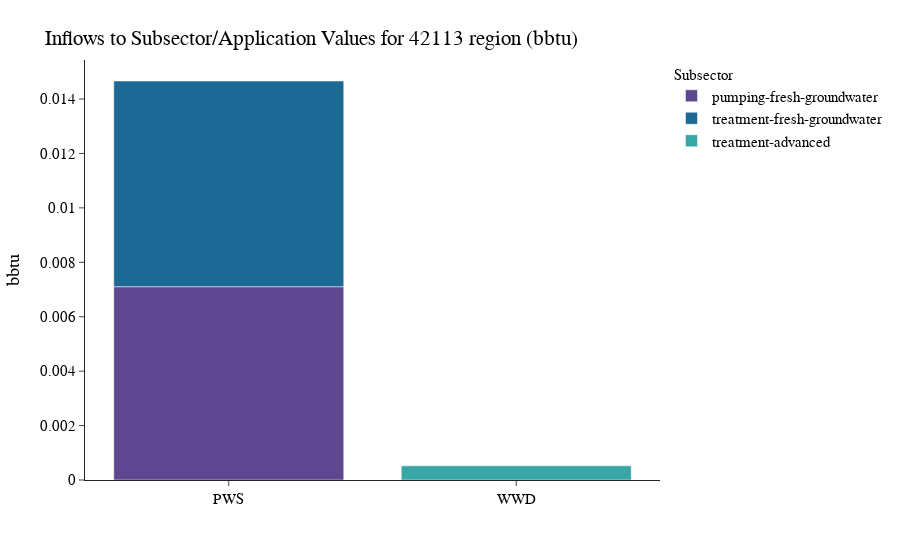

The cell this chart's notebook holds for it:
### Code cell
flow.plot_sector_bar(data=df, unit_type='bbtu', region_name =region, 
              sector_list=['WWD', 'PWS', 'ACI'], 
              inflow=True, strip='total')

### Figure 1 — Plotly figure (JSON) as saved in the notebook; plotly's stock layout.template omitted (floating-point values rounded to 4 significant figures)
{"data": [{"alignmentgroup": "True", "hovertemplate": "groupname=pumping-fresh-groundwater<br>T1=%{x}<br>value=%{y}<extra></extra>", "legendgroup": "pumping-fresh-groundwater", "marker": {"color": "rgb(95, 70, 144)", "pattern": {"shape": ""}}, "name": "pumping-fresh-groundwater", "offsetgroup": "pumping-fresh-groundwater", "orientation": "v", "showlegend": true, "textposition": "auto", "type": "bar", "x": ["PWS"], "xaxis": "x", "y": [0.007104], "yaxis": "y"}, {"alignmentgroup": "True", "hovertemplate": "groupname=treatment-fresh-groundwater<br>T1=%{x}<br>value=%{y}<extra></extra>", "legendgroup": "treatment-fresh-groundwater", "marker": {"color": "rgb(29, 105, 150)", "pattern": {"shape": ""}}, "name": "treatment-fresh-groundwater", "offsetgroup": "treatment-fresh-groundwater", "orientation": "v", "showlegend": true, "textposition": "auto", "type": "bar", "x": ["PWS"], "xaxis": "x", "y": [0.007558], "yaxis": "y"}, {"alignmentgroup": "True", "hovertemplate": "groupname=treatment-advanced<br>T1=%{x}<br>value=%{y}<extra></extra>", "legendgroup": "treatment-advanced", "marker": {"color": "rgb(56, 166, 165)", "pattern": {"shape": ""}}, "name": "treatment-advanced", "offsetgroup": "treatment-advanced", "orientation": "v", "showlegend": true, "textposition": "auto", "type": "bar", "x": ["WWD"], "xaxis": "x", "y": [0.0005201], "yaxis": "y"}], "layout": {"barmode": "relative", "font": {"color": "black", "family": "Arial", "size": 15}, "legend": {"bordercolor": "#000000", "borderwidth": 0, "font": {"size": 15}, "orientation": "v", "title": {"font": {"size": 15}, "text": "Subsector"}, "tracegroupgap": 0, "traceorder": "normal"}, "margin": {"t": 60}, "title": {"text": "Inflows to Subsector/Application Values for 42113 region (bbtu)", "xanchor": "left", "yanchor": "top"}, "xaxis": {"anchor": "y", "domain": [0, 1], "title": {"text": ""}}, "yaxis": {"anchor": "x", "domain": [0, 1], "title": {"text": "bbtu"}}}}
